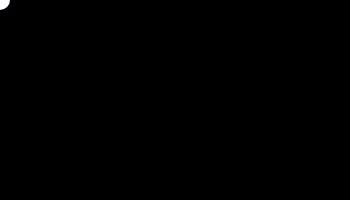
Frame 1 (no input)
Frame 60 (no input): identical to frame 1, image omitted
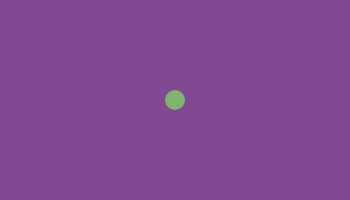
Frame 120 (the mouse pressed at the canvas centre since frame 60)

The p5.js sketch that drew these frames (run headless with seeded random() and noise() and a simulated clock; from frame 60 on, the mouse is pressed at the canvas centre):

// p5.js sketch
// ── sketch.js
var r,g,b,r1,b1,g1;

function setup(){
  createCanvas(350,200);
}

function draw (){

  // col = map(mouseX, 0, 350, 0, 255);
  // col1 = map(mouseX, 0, 350, 255, 0);
  //map(Ce qu'on veut maper , min range, max range, min new range, max new range);

  r = map(mouseX, 0, 350, 0, 255);
  g = map(mouseY, 0 , 350, 0 , 255);
  b = map(mouseY + mouseY, 0 , 350, 0 , 255);
  //background
  background(r,g,b);



  r1 = map(mouseX, 0, 350, 255, 0);
  g1 = map(mouseY, 0 , 350, 250, 0);
  b1 = map(mouseY + mouseY, 0 , 350, 255, 0);
  //ellipse
   noStroke();
  fill(r1, g1, b1);
  ellipse(mouseX, mouseY, 20, 20);
}
